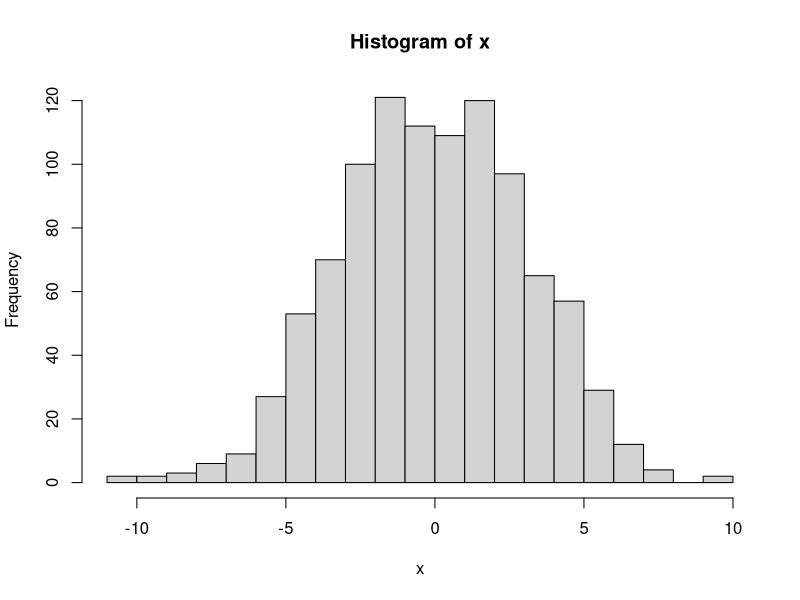
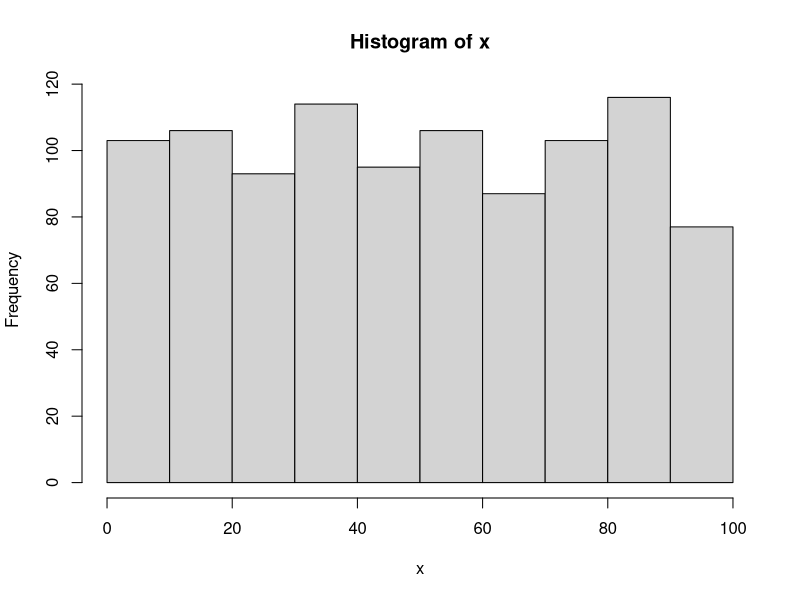
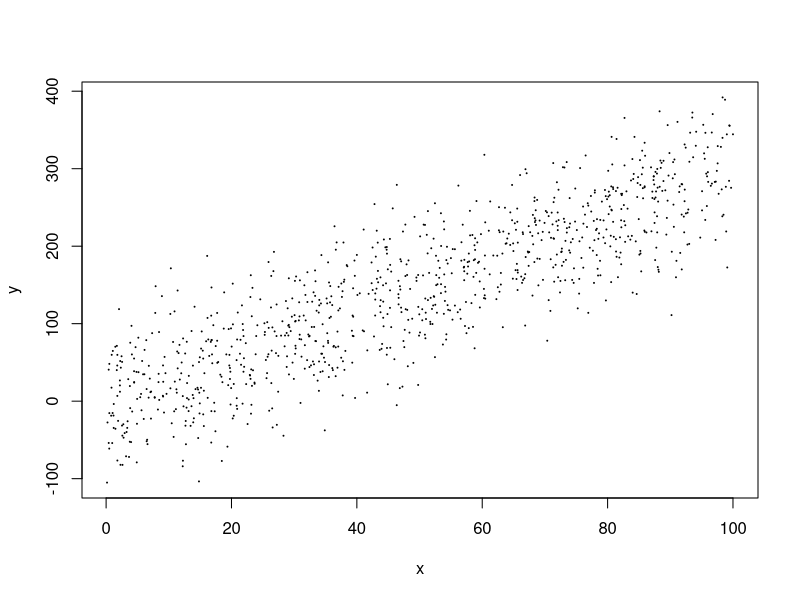

Generate these figures, in order, with R:
##this script contains data ana a few plots

x <- rnorm(n = 1000, mean = 0, sd = 3)
hist(x, nclass=20)

###create linear regression
m <- 3
b <- -2
eps <- rnorm(1000,mean=0,sd=50)
x <-runif(1000, 0, 100)
hist(x)

y <- m*x + b + eps

plot (x,y, cex = .05)